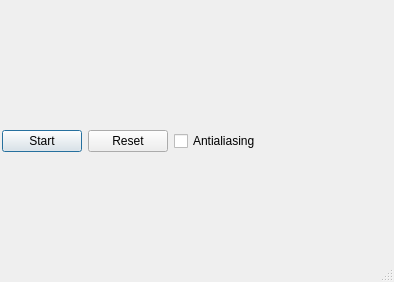
<?xml version="1.0" encoding="UTF-8"?>
<ui version="4.0">
 <class>Dialog</class>
 <widget class="QDialog" name="Dialog">
  <property name="geometry">
   <rect>
    <x>0</x>
    <y>0</y>
    <width>394</width>
    <height>282</height>
   </rect>
  </property>
  <property name="sizePolicy">
   <sizepolicy hsizetype="MinimumExpanding" vsizetype="MinimumExpanding">
    <horstretch>0</horstretch>
    <verstretch>0</verstretch>
   </sizepolicy>
  </property>
  <property name="minimumSize">
   <size>
    <width>394</width>
    <height>282</height>
   </size>
  </property>
  <property name="windowTitle">
   <string>Lissajous</string>
  </property>
  <property name="sizeGripEnabled">
   <bool>true</bool>
  </property>
  <layout class="QVBoxLayout" name="verticalLayout">
   <property name="margin">
    <number>2</number>
   </property>
   <item>
    <layout class="QVBoxLayout" name="placeholder"/>
   </item>
   <item>
    <layout class="QHBoxLayout" name="horizontalLayout">
     <property name="sizeConstraint">
      <enum>QLayout::SetMinimumSize</enum>
     </property>
     <item>
      <widget class="QPushButton" name="buttonStart">
       <property name="text">
        <string>Start</string>
       </property>
      </widget>
     </item>
     <item>
      <widget class="QPushButton" name="buttonReset">
       <property name="text">
        <string>Reset</string>
       </property>
      </widget>
     </item>
     <item>
      <widget class="QCheckBox" name="antialiasing">
       <property name="text">
        <string>Antialiasing</string>
       </property>
      </widget>
     </item>
     <item>
      <spacer name="horizontalSpacer">
       <property name="orientation">
        <enum>Qt::Horizontal</enum>
       </property>
       <property name="sizeHint" stdset="0">
        <size>
         <width>40</width>
         <height>20</height>
        </size>
       </property>
      </spacer>
     </item>
    </layout>
   </item>
  </layout>
 </widget>
 <resources/>
 <connections/>
</ui>
